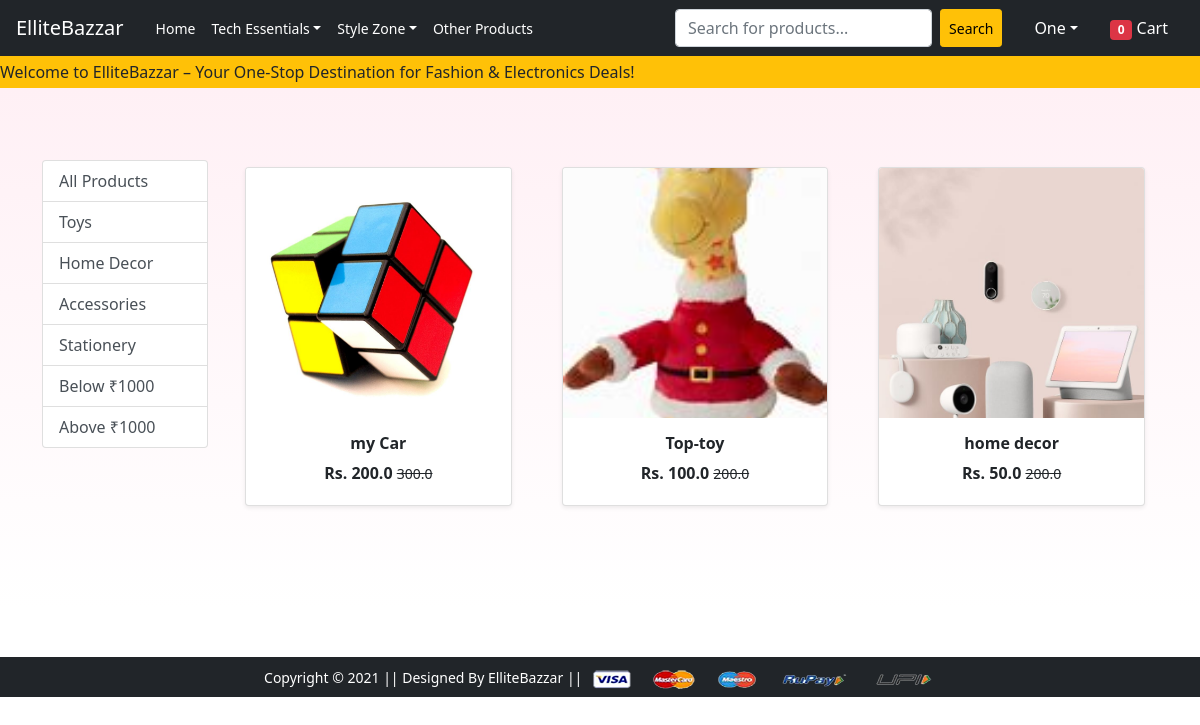
Screenshot of /other/ (signed in) with the database file from the repository.
### app/models.py (models this page shows, shortened)
class Product(models.Model):
     title= models.CharField(max_length=100)
     selling_price= models.FloatField()
     discounted_price=models.FloatField()
     description = models.TextField()
     brand= models.CharField(max_length=100)
     category=models.CharField(choices=CATEGORY_CHOICES,max_length=18)
     product_image = models.ImageField(upload_to='productimg')

### app/views.py (the view)
# urls.py: path('other/', views.other_view, name='other'),
def other_view(request, data="None"):
    if data == 'None':
        other_products = Product.objects.filter(category='other')
    elif data in ['toys', 'decor', 'accessories', 'stationery']:  # Example product types
        other_products = Product.objects.filter(category='other',brand=data)
        print("Brand is:", data)
        print("my products is",other_products)
    elif data == 'below':
        other_products = Product.objects.filter(category='other', discounted_price__lt=1000)
    elif data == 'above':
        other_products = Product.objects.filter(category='other', discounted_price__gt=1000)
    else:
        other_products = Product.objects.none()  # Empty queryset for unrecognized filters
    return render(request, 'app/other.html', {'other_products': other_products})

### app/context_processors.py (called while the page is built)
def cart_total(request):
    if request.user.is_authenticated:
        totalitem = Cart.objects.filter(user=request.user).aggregate(total_quantity=Sum('quantity'))['total_quantity'] or 0
        print("here total item is: ", totalitem)
    else:
        totalitem = 0
    return {'totalitems': totalitem}

### app/templates/app/other.html (shortened to what this page needs)
{% extends 'app/base.html' %}
{% load static %}
{% block main-content %}
<div class="py-4"  style="background: linear-gradient(to bottom, #fff0f5, #ffffff);">
<div class="container my-5">
  <div class="row">
    <div class="col-lg-2 col-md-3 col-sm-4 col-12 mb-3">
      <div class="list-group">
        <a href="{% url 'other' %}" class="list-group-item list-group-item-action" aria-current='true'>
          All Products
        </a>
        <a href="{% url 'otherdata' 'toys' %}" class="list-group-item list-group-item-action">Toys</a>
        <a href="{% url 'otherdata' 'decor' %}" class="list-group-item list-group-item-action">Home Decor</a>
        <a href="{% url 'otherdata' 'accessories' %}" class="list-group-item list-group-item-action">Accessories</a>
        <a href="{% url 'otherdata' 'stationery' %}" class="list-group-item list-group-item-action">Stationery</a>
        <a href="{% url 'otherdata' 'below' %}" class="list-group-item list-group-item-action">Below ₹1000</a>
        <a href="{% url 'otherdata' 'above' %}" class="list-group-item list-group-item-action">Above ₹1000</a>
      </div>
    </div>
    <div class="col-lg-10 col-md-9 col-sm-8 col-12">
      <div class="row">
        {% for product in other_products %}
          <div class="col-lg-4 col-md-6 col-sm-12 mb-4 d-flex justify-content-center">
            <a href="{% url 'product-detail' product.id %}" class="btn w-100">
              <div class="card shadow-sm">
                <img src="{{ product.product_image.url }}" alt="{{ product.title }}" class="card-img-top img-fluid" style="height: 250px; object-fit: cover;">
                <div class="card-body text-center">
                  <h6 class="fw-bold">{{ product.title }}</h6>
                  <p class="fw-bold mb-1">Rs. {{ product.discounted_price }}
                    <small class="fw-light text-decoration-line-through">{{ product.selling_price }}</small>
                  </p>
                </div>
              </div>
            </a>
          </div>
        {% empty %}
          <div class="col-12">
            <p class="text-center text-muted">No products found in this category.</p>
          </div>
        {% endfor %}
      </div>
    </div>
  </div>
</div>
</div>
{% endblock main-content %}

### app/templates/app/base.html (shortened to what this page needs)
<!doctype html>
{% load static %}
<html lang="en">
  <head>
    <link rel="stylesheet" href="https://cdnjs.cloudflare.com/ajax/libs/animate.css/4.1.1/animate.min.css"/>
    <link href="https://cdn.jsdelivr.net/npm/bootstrap@5.0.0-beta1/dist/css/bootstrap.min.css" rel="stylesheet">
    <link rel="stylesheet" href="{% static 'app/css/owl.carousel.min.css' %}">
    <link rel="stylesheet" href="{% static 'app/css/all.min.css' %}">
    <link rel="stylesheet" href="{% static 'app/css/style.css' %}">
  </head>
  <body>
    <nav class="navbar navbar-expand-lg navbar-dark bg-dark px-0">
      <div class="container-fluid px-3">
        <a class="navbar-brand me-4" href="/">ElliteBazzar</a>
        <div class="collapse navbar-collapse justify-content-between" id="navbarSupportedContent">
          <ul class="navbar-nav me-auto mb-2 mb-lg-0">
            <li class="nav-item">
              <a class="nav-link active small" aria-current="page" href="/">Home</a>
            </li>
            <li class="nav-item dropdown">
              <a class="nav-link small dropdown-toggle text-white" href="#" id="electronicsDropdown" role="button"
                data-bs-toggle="dropdown" aria-expanded="false">Tech Essentials</a>
            </li>
            <li class="nav-item dropdown">
              <a class="nav-link small dropdown-toggle text-white" href="#" id="fashionDropdown" role="button"
                data-bs-toggle="dropdown" aria-expanded="false">Style Zone</a>
            </li>
            <li class="nav-item">
              <a class="nav-link active small" href="{% url 'other' %}">Other Products</a>
            </li>
          </ul>
          <form class="d-flex me-3" action="{% url 'search_product' %}" method="GET">
            <input class="form-control me-2" name="product_item" value="{{ query }}" type="search"
              placeholder="Search for products..." aria-label="Search">
            <button class="btn btn-warning btn-sm" type="submit">Search</button>
          </form>
          <ul class="navbar-nav mb-2 mb-lg-0">
            {% if request.user.is_authenticated %}
            <li class="nav-item dropdown mx-2">
              <a class="nav-link dropdown-toggle text-white" href="#" id="profileDropdown" role="button"
                data-bs-toggle="dropdown" aria-expanded="false">{{ request.user.username|capfirst }}</a>
            </li>
            <li class="nav-item mx-2">
              <a href="{% url 'showcart' %}" class="nav-link text-white">
                <span class="badge bg-danger" id="cart-count">{{ totalitems }}</span> Cart
              </a>
            </li>
            {% endif %}
          </ul>
        </div>
      </div>
    </nav>
    <div class="bg-warning text-dark py-1">
      <marquee behavior="scroll" direction="left" scrollamount="6">
        Welcome to ElliteBazzar – Your One-Stop Destination for Fashion & Electronics Deals!
      </marquee>
    </div>
    {% block main-content %}{% endblock main-content %}
    <footer class="container-fluid bg-dark text-center p-2 mt-5">
        <small class="text-white">Copyright &copy; 2021 || Designed By ElliteBazzar || </small>
        <img src="{% static 'app/images/payment.png' %}" alt="" srcset="" class="img-fluid" height="2px">
    </footer>
  </body>
</html>

### rows the page displays
Product: product_image (picture), title "my Car", discounted_price "200.0", selling_price "300.0"
Product: product_image (picture), title "Top-toy", discounted_price "100.0", selling_price "200.0"
Product: product_image (picture), title "home decor", discounted_price "50.0", selling_price "200.0"

### other values shown
{{ request.user.username|capfirst }} "One"
{{ totalitems }} "0"
